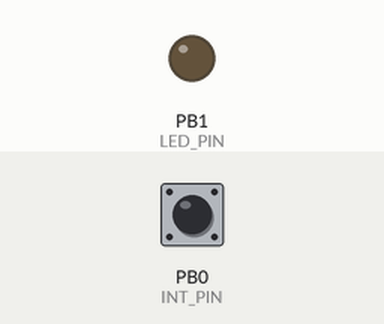
Recording of a program running on a simulated ATmega328P, built with avr-gcc and emulated at 16 MHz. Parts: output pins drawn as LEDs (lit = HIGH). The inputs (shaded band) are chosen by the test bench; at power-on: PB0 (INT_PIN) HIGH.

Above: at 1.2 s.
1.3 s: PB0 (INT_PIN) pulled LOW for 0.15 s
At 2.5 s:
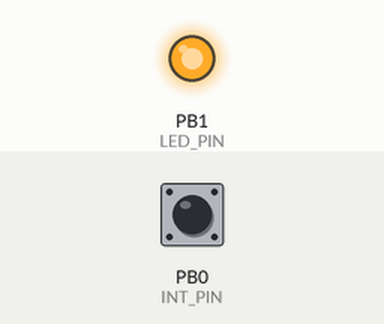
2.9 s: PB0 (INT_PIN) pulled LOW for 1 s
At 3.9 s:
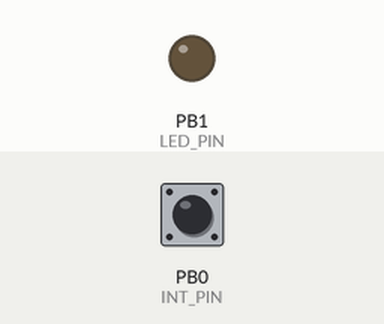
5.4 s: PB0 (INT_PIN) pulled LOW for 3.2 s
At 5.8 s:
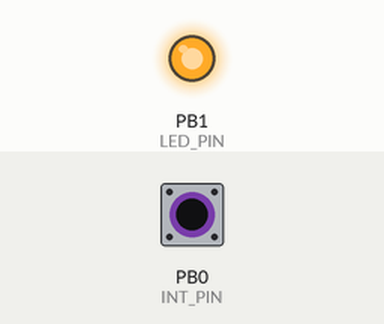
Timing chart, 0 to 8.4 s (numbered marks = the images above; inputs shaded):
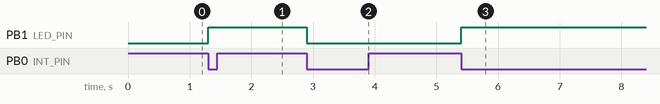

The program:

main.c
```c
#define F_CPU 16000000UL    // Define CPU frequency

#include <avr/io.h>
#include <avr/interrupt.h>

#define LED_PIN 1
#define INT_PIN 0

// Pin change interrupt
ISR(PCINT0_vect) {

    // If interupt pin is low toggel the LED
	if(!(PINB & (1 << INT_PIN))) {
        PORTB ^= (1 << LED_PIN);
    }
}

int main() {

    // Set interrupt regesters
    SREG   |= (1 << 7); // Global interrupt enable
    PCICR  |= (1 << 0); // Enable pin change interrupt 0
    PCMSK0 |= (1 << 0); // Enable pin change interrupt on port B pin 0

    // Set port data dirrection
    DDRB  |= (1 << LED_PIN);

    PORTB |= (1 << INT_PIN);

    while(1) {
        // Do nothing
    }
}
```

Measured:
- after the input at 1.3 s, PB1 (LED_PIN): LOW → HIGH at once
- after the input at 2.9 s, PB1 (LED_PIN): HIGH → LOW at once
- after the input at 5.4 s, PB1 (LED_PIN): LOW → HIGH at once
